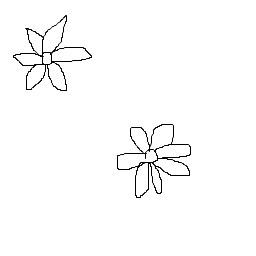
#> input picture Complete_data_quilting/Textures/sample3.jpg, 256 x 256 px; its folder holds only this picture in this run
$ python -i object_detection.py   (imports and definitions only)
#> lines starting #> are read from the running program, lines starting #| are printed output that depends on the picture; after the words box and inside, x2 and y2 are one past the last pixel; in counts of white or black regions, pixels touching at a corner belong together
from tokenize import endpats
import numpy as np
import cv2
import os
import glob
from PIL import Image
import matplotlib.pyplot as plt
from .transparent import convertImage


def object_detection(path, action="sketches", m_dir='/../detected_objects/',retrieval=False):
#> called with action = 'sketches', m_dir = '/../detected_objects/', retrieval = False
    image = None
    retrieved = False

    if type(path) == type(None):
        return

    if type(path) == str:
        image = cv2.imread(path)
#> image is the input picture: shape (256, 256, 3); min 0, max 255, mean 250.8
        retrieved = True
    else:
        # image = path # assuming image format is already RGB
        image = np.array(path)
        # Convert RGB to BGR
        image = image[:, :, ::-1].copy()

    original = image.copy()

    gray = cv2.cvtColor(image, cv2.COLOR_BGR2GRAY)
    blurred = cv2.GaussianBlur(gray, (3, 3), 0)
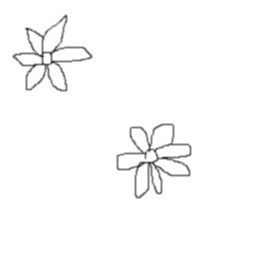
#> blurred: shape (256, 256); min 44, max 255, mean 250.8
    canny = cv2.Canny(blurred, 120, 255, 1)
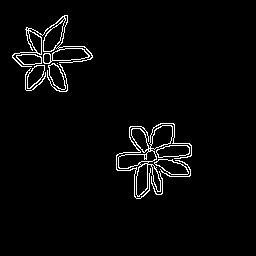
#> canny: shape (256, 256); 3% white in thin lines or dots, all inside (x1, y1, x2, y2) = (12, 15, 192, 199)
    if retrieval:
        kernel = np.ones((5,5),np.uint8)
    else:
        kernel = np.ones((2,2),np.uint8)
    dilate = cv2.dilate(canny, kernel, iterations=1)
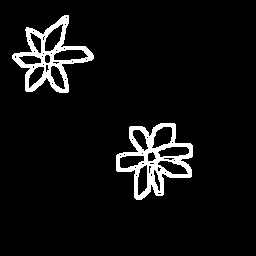
#> dilate: shape (256, 256); 6.2% white; 2 white regions

    # Find contours
    cnts = cv2.findContours(dilate, cv2.RETR_EXTERNAL, cv2.CHAIN_APPROX_SIMPLE)
#> cnts = 2 contours; box (x1, y1, x2, y2) and area: (116, 123, 193, 200) 3464, (12, 15, 94, 93) 2944

    cnts = cnts[0] if len(cnts) == 2 else cnts[1]

    cnts = sorted(cnts, key=lambda x: cv2.contourArea(x),reverse=True)

    num = 0

    cnts=cnts[:1] if action=="dupatta" else cnts

    for c in range(len(cnts)):
        # [5 lines of commented-out code are left out]
        original = image.copy()
        x,y,w,h = cv2.boundingRect(cnts[c])
        temp=cnts.copy()
        temp.pop(c)
        for i in range(len(temp)):

            cv2.drawContours(original, [temp[i]],-1,(255,255,255), thickness = cv2.FILLED)

        if action=="dupatta":
            mask = np.zeros(original.shape[:2],np.uint8)
            cv2.drawContours(mask, [cnts[c]],-1,(255,255,255),thickness = cv2.FILLED)
            ROI = cv2.bitwise_and(original, original, mask=mask)
            ROI = ROI[y:y+h, x:x+w]
        else:
            ROI = original[y:y+h, x:x+w]

        base=os.path.dirname(os.path.abspath(__file__))
        base = base + m_dir
        if not retrieved:
            ext = '.png'
            end_path = base + str(num)+ ext
        else:
            ext='.jpg' if path.split('.')[1]=='jpg' else '.png'
            orig_name = os.path.basename(path)
            end_path = base + orig_name.split('.')[0] + ext


        ROI=cv2.cvtColor(ROI, cv2.COLOR_BGR2RGB)
        ROI = Image.fromarray(ROI)
        ROI=convertImage(ROI,action)
        ROI.save(end_path)

        num += 1
#> this loop made 1 pass
#> (x, y, w, h, ext) on pass 1: (116, 123, 77, 77, '.png')
#> pass 1, in object_detection, `ROI = original[y:y+h, x:x+w]`:
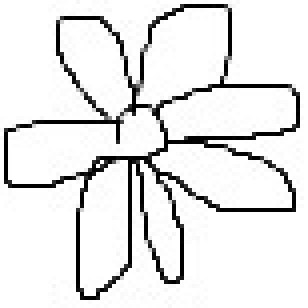
#> ROI: shape (77, 77, 3) (shown 4 times larger); min 0, max 255, mean 230.1
#> after the loop, num = 0

# object_detection('ww.jpeg')

#> (the run stopped early here; a loop or call above may not have finished)

$ run again, on Complete_data_quilting/Textures/sample.png
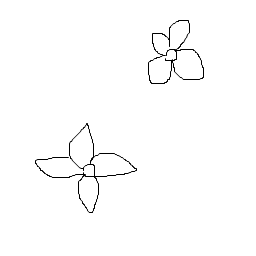
#> input picture Complete_data_quilting/Textures/sample.png, 256 x 256 px
#> in object_detection, image is the input picture: shape (256, 256, 3); min 0, max 255, mean 252.1
#> in object_detection, `canny = cv2.Canny(blurred, 120, 255, 1)`:
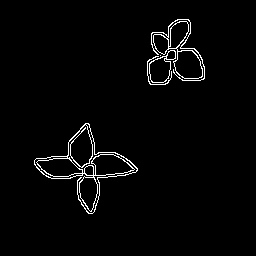
#> canny: shape (256, 256); 2.3% white in thin lines or dots, all inside (x1, y1, x2, y2) = (34, 19, 205, 214)
#> dilate: shape (256, 256); 4.8% white; 2 white regions
#> cnts = 2 contours; box (x1, y1, x2, y2) and area: (34, 123, 139, 215) 3486, (147, 19, 206, 86) 2625
#> the loop in object_detection, `for c in range(len(cnts)): # if retrieval: #     print("Here")` made 1 pass
#> pass 1, in object_detection, `ROI = original[y:y+h, x:x+w]`:
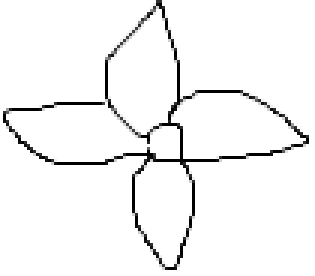
#> ROI: shape (92, 105, 3) (shown 3 times larger); min 0, max 255, mean 244.3
#> after the loop in object_detection, `for c in range(len(cnts)):`: num = 0

$ run again, on Complete_data_quilting/Textures/sample2.png
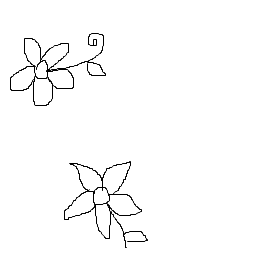
#> input picture Complete_data_quilting/Textures/sample2.png, 256 x 256 px
#> in object_detection, image is the input picture: shape (256, 256, 3); min 0, max 255, mean 250.4
#> in object_detection, `canny = cv2.Canny(blurred, 120, 255, 1)`:
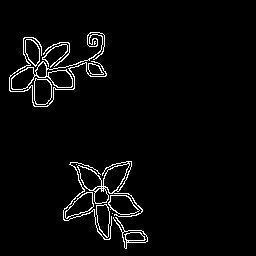
#> canny: shape (256, 256); 3.3% white in thin lines or dots, all inside (x1, y1, x2, y2) = (9, 32, 148, 249)
#> dilate: shape (256, 256); 6.9% white; 2 white regions
#> cnts = 2 contours; box (x1, y1, x2, y2) and area: (63, 161, 149, 250) 3738, (9, 32, 108, 108) 3490
#> the loop in object_detection, `for c in range(len(cnts)): # if retrieval: #     print("Here")` made 1 pass
#> pass 1, in object_detection, `ROI = original[y:y+h, x:x+w]`:
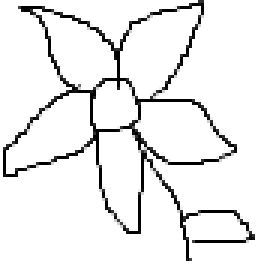
#> ROI: shape (89, 86, 3) (shown 3 times larger); min 0, max 255, mean 235.7
#> after the loop in object_detection, `for c in range(len(cnts)):`: num = 0

$ run again, on Complete_data_quilting/Textures/sample4.png
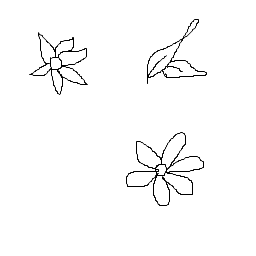
#> input picture Complete_data_quilting/Textures/sample4.png, 256 x 256 px
#> in object_detection, image is the input picture: shape (256, 256, 3); min 0, max 255, mean 250.2
#> in object_detection, `canny = cv2.Canny(blurred, 120, 255, 1)`:
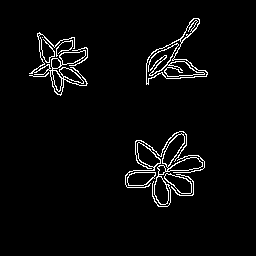
#> canny: shape (256, 256); 3.5% white in thin lines or dots, all inside (x1, y1, x2, y2) = (29, 18, 208, 207)
#> dilate: shape (256, 256); 7.5% white; 3 white regions
#> cnts = 3 contours; box (x1, y1, x2, y2) and area: (125, 131, 206, 208) 3308, (29, 32, 89, 97) 2008, (146, 18, 209, 86) 1608
#> the loop in object_detection, `for c in range(len(cnts)): # if retrieval: #     print("Here")` made 1 pass
#> pass 1, in object_detection, `ROI = original[y:y+h, x:x+w]`:
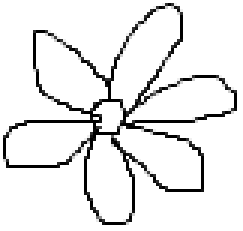
#> ROI: shape (77, 81, 3) (shown 3 times larger); min 0, max 255, mean 233.4
#> after the loop in object_detection, `for c in range(len(cnts)):`: num = 0
